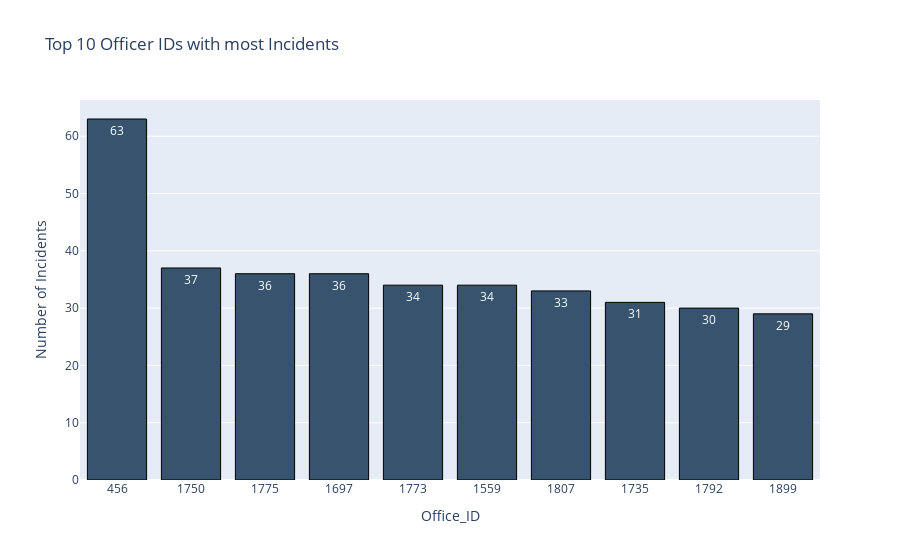

The notebook cell saved with this chart:
### Code cell
indice =  o2.Officer_ID

y1 = o2.Num_Incidents


fig = go.Figure()
fig.add_trace(go.Bar(
    x=indice,
    y=y1,
    name='Level of Force 1',
    marker=dict(color='rgb(55, 83, 109)', 
               line=dict(color='#000000', width=1)),
    #marker_color= 'rgb(55, 83, 109)',    
    text=y1,
    textposition='auto',
))

'''
fig.add_trace(go.Bar(
    x=indice,
    y= y2,
    name='Level of Force 2',marker=dict(color='rgb(26, 118, 255)', 
               line=dict(color='#000000', width=1)), 
    #marker_color= 'rgb(26, 118, 255)',
    text=y2,
    textposition='auto',
    
))'''

fig.update_layout(
    title_text="Top 10 Officer IDs with most Incidents", # title of plot
    #yaxis_title_text='Num_Incidents', # yaxis label
    #yaxis = {'title': f'{a}}, 
    #bargap=0.15, # gap between bars of adjacent location coordinates
    #bargroupgap=0.05 # gap between bars of the same location coordinates
    #barmode='stack', 
    xaxis={'type': 'category', 'title': 'Office_ID'},
    #xaxis_tickangle=0, # Here we modify the tickangle of the xaxis, resulting in rotated labels.
    
    yaxis = dict(
        title='Number of Incidents',
        
    ),
)

fig.show()

### Figure 1 — Plotly figure (JSON) as saved in the notebook; plotly's stock layout.template omitted (floating-point values rounded to 4 significant figures)
{"data": [{"marker": {"color": "rgb(55, 83, 109)", "line": {"color": "#000000", "width": 1}}, "name": "Level of Force 1", "text": [63, 37, 36, 36, 34, 34, 33, 31, 30, 29], "textposition": "auto", "type": "bar", "x": [456, 1750, 1775, 1697, 1773, 1559, 1807, 1735, 1792, 1899], "y": [63, 37, 36, 36, 34, 34, 33, 31, 30, 29]}], "layout": {"autosize": true, "title": {"text": "Top 10 Officer IDs with most Incidents"}, "xaxis": {"autorange": true, "range": [-0.5, 9.5], "title": {"text": "Office_ID"}, "type": "category"}, "yaxis": {"autorange": true, "range": [0, 66.32], "title": {"text": "Number of Incidents"}, "type": "linear"}}}
